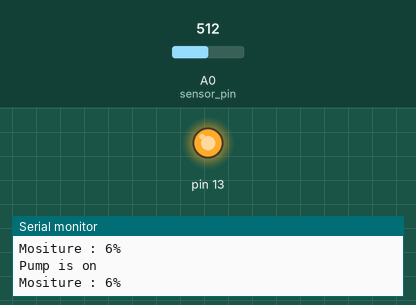
The sketch below on a simulated Arduino Uno, built with avr-gcc and run on an emulated ATmega328P. Parts: output pins drawn as LEDs (lit = HIGH), the last lines printed to the serial monitor. The inputs (shaded band) are chosen by the test bench; at power-on: A0 (sensor_pin) = 512.

Above: at 3.2 s.
3.3 s: A0 (sensor_pin) set to 416
6.2 s: A0 (sensor_pin) set to 393
At 8.7 s:
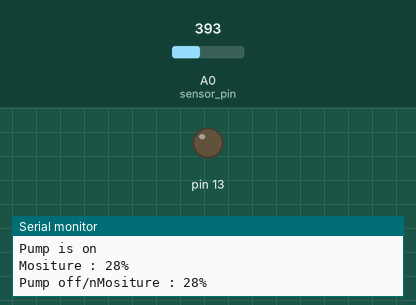
10.2 s: A0 (sensor_pin) set to 511
At 13.0 s:
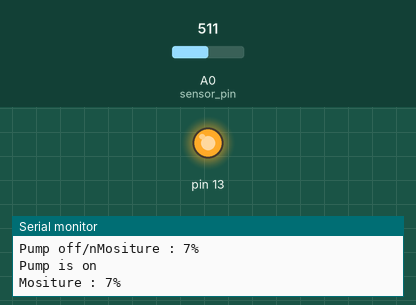
13.5 s: A0 (sensor_pin) set to 306
At 15.3 s:
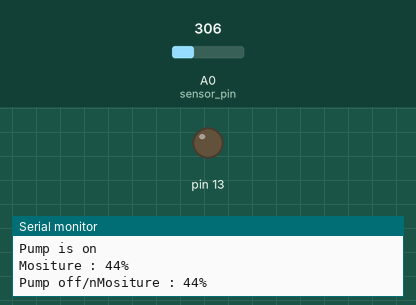
Timing chart, 0 to 16.8 s (numbered marks = the images above; inputs shaded):
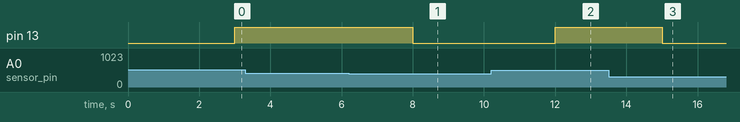

The sketch:

soilmoisture.ino
```cpp
int sensor_pin = A0;

int output_value = 5 ;

void setup() {
  pinMode(13, OUTPUT);

   Serial.begin(9600);


   Serial.println("Reading From the Sensor ...");

   delay(2000);

   }

void loop() {

   output_value= analogRead(sensor_pin);

   output_value = map(output_value,550,0,0,100);

   Serial.print("Mositure : ");

   Serial.print(output_value);

   Serial.println("%");

   delay(1000);
 if(output_value<25)
 {
  digitalWrite(13,HIGH);
  Serial.println("Pump is on");
 }
 if(output_value>25){
  digitalWrite(13,LOW);
  Serial.print("Pump off/n");}
   }
/*int led_pin =13;

int sensor_pin =8;

void setup() {

  pinMode(led_pin, OUTPUT);

  pinMode(sensor_pin, INPUT);

}

void loop() {

  if(digitalRead(sensor_pin) == HIGH){

    digitalWrite(led_pin, HIGH);

  } else {

    digitalWrite(led_pin, LOW);

    delay(1000);

  }

}
*/
```

Measured:
- the behaviour switches between 408 and 407 on A0 (sensor_pin) (found by bisection; images 0 and 1)
- after the input at 6.2 s, pin 13: HIGH → LOW after 1.8 s
- after the input at 10.2 s, pin 13: LOW → HIGH after 1.8 s
- after the input at 13.5 s, pin 13: HIGH → LOW after 1.5 s
